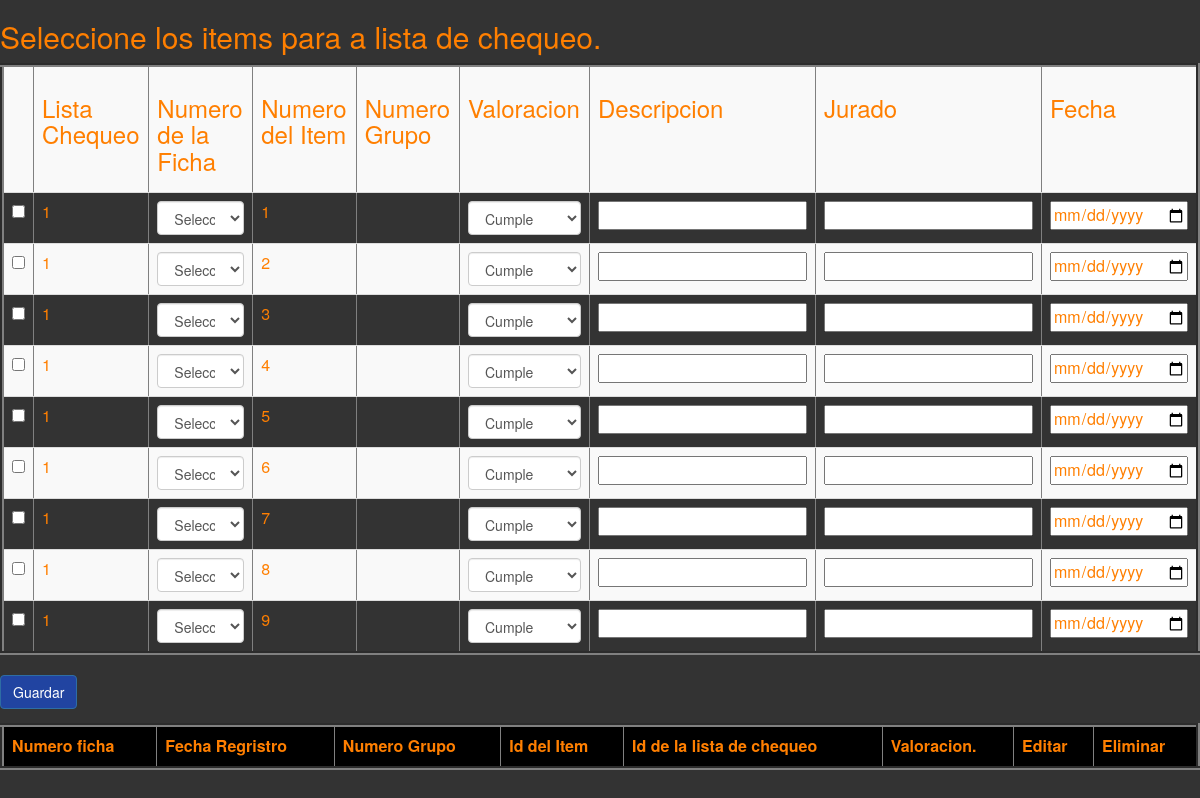
The page /RespuestaGrupo/vista.php on the database its author committed.
### tables this page shows
CREATE TABLE `listitem` (
  `itemId` int(11) NOT NULL,
  `itemQuestion` varchar(100) NOT NULL,
  `codeL` varchar(40) NOT NULL,
  `codeC` varchar(15) NOT NULL,
  `programCode_version` varchar(15) NOT NULL,
  `listId` varchar(45) NOT NULL
);

### RespuestaGrupo/vista.php (the view, shortened to what this page needs)
<?php
$db = database::conectar();
?>
<!DOCTYPE html>
<html lang="es">
<head>
	<link rel="stylesheet"  href="../bootstrap/css/bootstrap.css">
</head>
<body>
<form action ="" method="post">
<h2>Seleccione los items para a lista de chequeo.</h2>
<table border="4" class="table table-striped">
<tr>
	<td></td>
	<td><h3>Lista Chequeo</h3></td>
	<td><h3>Numero de la Ficha</h3></td>
	<td><h3>Numero del Item</h3></td>
	<td><h3>Numero Grupo</h3></td>
	<td><h3>Valoracion</h3></td>
	<td><h3>Descripcion</h3></td>
	<td><h3>Jurado</h3></td>
	<td><h3>Fecha</h3></td>
</tr>
<?php
$i = 0;
foreach($db-> query('SELECT * FROM listitem')as $row){ ?>
<tr>
	<td><input name="data[<?php echo $i; ?>]" type="checkbox" id="d" value="<?php echo $row['codeC'].'***'.$row['codeL'].'***'.$row['programCode_version']; ?>"></td>
	<td>
	<?php echo $row['listId']; ?>
	</td>
<td>
	<select class="form-control" name="fichaNumber[<?php echo $i; ?>]" onchange="Ajax_js(this.value, <?php echo $i; ?>, 1)">
	<option value=""  >Seleccione ficha</option>
	</select>
</td>
<td>
	<?php echo $row['itemId']; ?>
</td>
<td id="groupCodetd<?php echo $i; ?>">
</td>
<td>
	<select class="form-control" name="valueV[<?php echo $i; ?>]">
	<?php
	foreach($db-> query('SELECT * FROM valoration')as $row){
	echo '<option value="'.$row['valueV'].'">'.$row['valueV'].'</option>';
	}
	?>
	</select>
</td>
<td>
	<input type="text" name="observation[<?php echo $i; ?>]">
</td>
<td>
	<input type="text" name="jury[<?php echo $i; ?>]">
</td>
	<td><input type="date" name="fecha[<?php echo $i; ?>]" value=<?php echo date('d-m-y'); ?>></td>
</tr>
<?php $i++; } ?>
</table>
<input type="submit" class="btn btn-primary" value="Guardar" onclick="this.form.action='?action=registrar';"/>
</form>
<div class="table-responsive">
			<table border="4" class="table table-striped">
			<thead>
				<tr class="info">
					<th>Numero ficha</th>
					<th>Fecha Regristro</th>
					<th>Numero Grupo</th>
					<th>Id del Item</th>
					<th>Id de la lista de chequeo</th>
					<th>Valoracion.</th>
					<th>Editar</th>
					<th>Eliminar</th>
					</tr>
			</thead>
			</table>
</body>
</html>

### rows shown on the page
listitem: listId "1", itemId "1"
listitem: listId "1", itemId "2"
listitem: listId "1", itemId "3"
listitem: listId "1", itemId "4"
listitem: listId "1", itemId "5"
listitem: listId "1", itemId "6"
listitem: listId "1", itemId "7"
listitem: listId "1", itemId "8"
listitem: listId "1", itemId "9"

### other values the page prints
form field value "Cumple"
